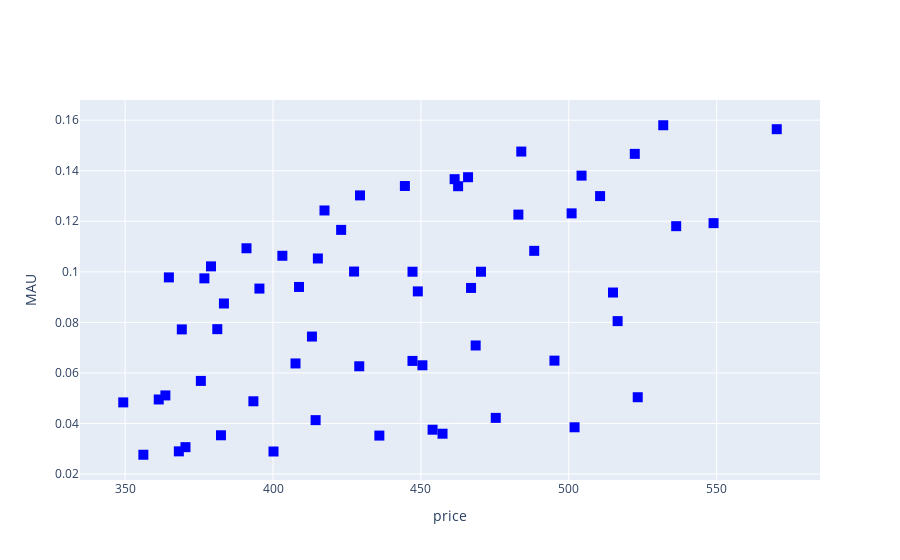

The notebook cell saved with this chart:
### Code cell
# calculate the sau
td.calculate_sau()

# calculate the mau
td.calculate_mau()

# see the tradespace
td.plot_tradespace_plotly('price', 'MAU')

# save the tradespace to a csv file
td.save_tradespace('tradespace.csv')

### Figure 1 — Plotly figure (JSON) as saved in the notebook; plotly's stock layout.template omitted (floating-point values rounded to 4 significant figures)
{"data": [{"hovertemplate": "<b>%{text}</b><br><br>%{xaxis.title.text}: %{x}<br>%{yaxis.title.text}: %{y}<extra></extra>", "marker": {"color": "blue", "size": 10, "symbol": "square"}, "mode": "markers", "text": ["ID: 0", "ID: 1", "ID: 2", "ID: 3", "ID: 4", "ID: 5", "ID: 6", "ID: 7", "ID: 8", "ID: 9", "ID: 10", "ID: 11", "ID: 12", "ID: 13", "ID: 14", "ID: 15", "ID: 16", "ID: 17", "ID: 18", "ID: 19", "ID: 20", "ID: 21", "ID: 22", "ID: 23", "ID: 24", "ID: 25", "ID: 26", "ID: 27", "ID: 28", "ID: 29", "ID: 30", "ID: 31", "ID: 32", "ID: 33", "ID: 34", "ID: 35", "ID: 36", "ID: 37", "ID: 38", "ID: 39", "ID: 40", "ID: 41", "ID: 42", "ID: 43", "ID: 44", "ID: 45", "ID: 46", "ID: 47", "ID: 48", "ID: 49", "ID: 50", "ID: 51", "ID: 52", "ID: 53", "ID: 54", "ID: 55", "ID: 56", "ID: 57", "ID: 58", "ID: 59"], "type": "scatter", "x": [382.4, 475.3, 370.4, 457.3, 414.4, 523.3, 368.1, 453.9, 356.1, 435.9, 400.1, 501.9, 375.6, 468.5, 363.6, 450.5, 407.6, 516.5, 361.4, 447.1, 349.4, 429.1, 393.4, 495.1, 395.4, 488.3, 383.4, 470.3, 427.4, 536.3, 381.1, 466.9, 369.1, 448.9, 413.1, 514.9, 429.4, 522.3, 417.4, 504.3, 461.4, 570.3, 415.1, 500.9, 403.1, 482.9, 447.1, 548.9, 391.0, 483.9, 379.0, 465.9, 423.0, 531.9, 376.8, 462.6, 364.8, 444.6, 408.8, 510.6], "y": [0.03535, 0.04223, 0.03065, 0.03597, 0.04134, 0.0504, 0.02898, 0.03755, 0.02764, 0.03523, 0.02893, 0.03851, 0.05685, 0.07088, 0.05111, 0.06304, 0.06376, 0.08051, 0.04951, 0.06476, 0.04836, 0.06264, 0.0488, 0.06487, 0.09339, 0.1083, 0.08748, 0.1, 0.1001, 0.1181, 0.07732, 0.09363, 0.07723, 0.09227, 0.0744, 0.09182, 0.1302, 0.1467, 0.1243, 0.1381, 0.1367, 0.1564, 0.1053, 0.1231, 0.1064, 0.1226, 0.1, 0.1193, 0.1093, 0.1476, 0.1022, 0.1374, 0.1166, 0.158, 0.09742, 0.1339, 0.0978, 0.134, 0.09402, 0.13]}], "layout": {"showlegend": false, "xaxis": {"title": {"text": "price"}}, "yaxis": {"title": {"text": "MAU"}}}}
